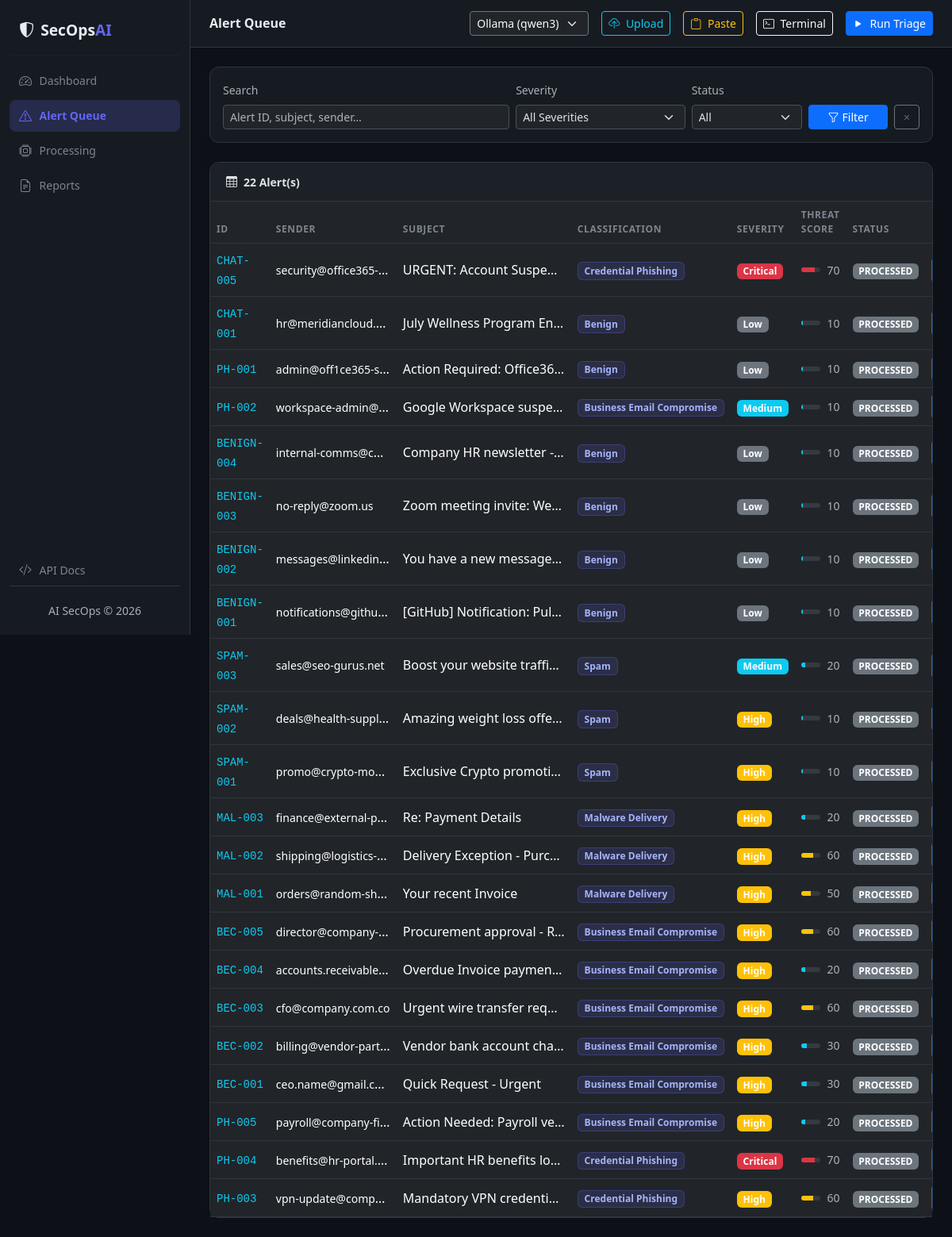
The app's page /alerts/ with its own data.
### tables this page shows
CREATE TABLE alerts (
                    alert_id            TEXT PRIMARY KEY,
                    sender_email        TEXT,
                    sender_display_name TEXT,
                    subject             TEXT,
                    body_text           TEXT,
                    urls                TEXT,
                    attachments         TEXT,
                    spf                 TEXT,
                    dkim                TEXT,
                    dmarc               TEXT,
                    reported_by         TEXT,
                    reported_at         TEXT,
                    classification      TEXT,
                    severity            TEXT,
                    confidence          INTEGER,
                    threat_score        INTEGER,
                    status              TEXT DEFAULT 'NEW',
                    rationale           TEXT,
                    recommended_action  TEXT,
                    social_engineering_tactics TEXT,
                    processed_at        TEXT
                );

### app/routes/alerts.py (the view)
@router.get("/", name="alerts")
async def alert_list(request: Request, severity: str = "", status: str = "", q: str = ""):
    db     = request.app.state.db
    alerts = db.get_all_alerts(
        severity_filter=severity or None,
        status_filter=status or None,
        search=q or None,
    )
    for a in alerts:
        _enrich(a)
    return request.app.state.templates.TemplateResponse("alerts.html", {
        "request":   request,
        "alerts":    alerts,
        "severities": SEVERITIES,
        "severity_filter": severity,
        "status_filter":   status,
        "search":          q,
    })

### app/templates/alerts.html (shortened to what this page needs)
{% extends "base.html" %}
{% block page_title %}Alert Queue{% endblock %}
{% block content %}
<div class="card card-dark mb-4">
  <div class="card-body">
    <form method="GET" action="/alerts/" class="row g-2 align-items-end">
      <div class="col-md-5">
        <label class="form-label small text-muted">Search</label>
        <input class="form-control form-control-sm"
               name="q" placeholder="Alert ID, subject, sender…" value="{{ search }}"/>
      </div>
      <div class="col-md-3">
        <label class="form-label small text-muted">Severity</label>
        <select class="form-select form-select-sm" name="severity">
          <option value="">All Severities</option>
        </select>
      </div>
      <div class="col-md-2">
        <label class="form-label small text-muted">Status</label>
        <select class="form-select form-select-sm" name="status">
          <option value="">All</option>
        </select>
      </div>
      <div class="col-md-2 d-flex gap-2">
        <button type="submit" class="btn btn-sm btn-primary w-100"><i class="bi bi-funnel me-1"></i>Filter</button>
        <a href="/alerts/" class="btn btn-sm btn-outline-secondary"><i class="bi bi-x"></i></a>
      </div>
    </form>
  </div>
</div>
<div class="card card-dark">
  <div class="card-header d-flex justify-content-between align-items-center">
    <span><i class="bi bi-table me-2"></i>{{ alerts|length }} Alert(s)</span>
  </div>
  <div class="card-body p-0">
    <div class="table-responsive">
      <table class="table table-hover mb-0 align-middle">
        <thead>
          <tr>
            <th>ID</th>
            <th>Sender</th>
            <th>Subject</th>
            <th>Classification</th>
            <th>Severity</th>
            <th>Threat Score</th>
            <th>Status</th>
            <th></th>
          </tr>
        </thead>
        <tbody>
        {% for a in alerts %}
        <tr class="alert-row" onclick="window.location='/alerts/{{ a.alert_id }}'">
          <td><code class="text-info">{{ a.alert_id }}</code></td>
          <td class="text-truncate" style="max-width:160px">
            <small>{{ a.sender_email or '—' }}</small>
          </td>
          <td class="text-truncate" style="max-width:220px">{{ a.subject or '—' }}</td>
          <td>
            {% if a.classification %}
            <span class="badge badge-class">{{ a.classification }}</span>
            {% else %}—{% endif %}
          </td>
          <td>
            <span class="badge bg-{{ a.severity_color }}">{{ a.severity or '—' }}</span>
          </td>
          <td>
            {% if a.threat_score is not none %}
            <div class="d-flex align-items-center gap-2">
              <div class="progress flex-grow-1" style="height:6px">
                <div class="progress-bar {% if a.threat_score >= 70 %}bg-danger{% elif a.threat_score >= 40 %}bg-warning{% else %}bg-info{% endif %}"
                     style="width:{{ a.threat_score }}%"></div>
              </div>
              <small class="text-muted">{{ a.threat_score }}</small>
            </div>
            {% else %}—{% endif %}
          </td>
          <td>
            <span class="badge bg-{{ a.status_color }}">{{ a.status }}</span>
          </td>
          <td onclick="event.stopPropagation()">
          </td>
        </tr>
        {% else %}
        <tr><td colspan="8" class="text-center text-muted py-5">
          No alerts found. Click <strong>Run Triage</strong> to process your dataset.
        </td></tr>
        {% endfor %}
        </tbody>
      </table>
    </div>
  </div>
</div>
{% endblock %}

### app/templates/base.html (shortened to what this page needs)
<!DOCTYPE html>
<html lang="en" data-bs-theme="dark">
<head>
  <link href="https://cdn.jsdelivr.net/npm/bootstrap@5.3.3/dist/css/bootstrap.min.css" rel="stylesheet"/>
  <link href="https://cdn.jsdelivr.net/npm/bootstrap-icons@1.11.3/font/bootstrap-icons.min.css" rel="stylesheet"/>
  <link href="/static/css/main.css?v=3" rel="stylesheet"/>
</head>
<body>
<nav id="sidebar" class="d-flex flex-column">
  <div class="sidebar-brand">
    <i class="bi bi-shield-shaded me-2"></i>
    <span>SecOps<span class="brand-accent">AI</span></span>
  </div>
  <hr class="sidebar-divider"/>
  <ul class="nav flex-column gap-1 flex-grow-1">
    <li class="nav-item">
      <a class="nav-link {% if request.url.path == '/' %}active{% endif %}" href="/">
        <i class="bi bi-speedometer2"></i> Dashboard
      </a>
    </li>
    <li class="nav-item">
      <a class="nav-link {% if '/alerts' in request.url.path %}active{% endif %}" href="/alerts/">
        <i class="bi bi-exclamation-triangle"></i> Alert Queue
      </a>
    </li>
    <li class="nav-item">
      <a class="nav-link {% if '/processing' in request.url.path %}active{% endif %}" href="/processing/">
        <i class="bi bi-cpu"></i> Processing
      </a>
    </li>
    <li class="nav-item">
      <a class="nav-link {% if '/reports' in request.url.path %}active{% endif %}" href="/reports/">
        <i class="bi bi-file-earmark-text"></i> Reports
      </a>
    </li>
    <li class="nav-item mt-auto">
      <a class="nav-link" href="/docs" target="_blank">
        <i class="bi bi-code-slash"></i> API Docs
      </a>
    </li>
  </ul>
  <div class="sidebar-footer">
    <div class="text-center text-muted small mt-2">
      AI SecOps &copy; 2026
    </div>
  </div>
</nav>
<div id="main-content">
  <header class="topbar d-flex align-items-center justify-content-between px-4">
    <div class="d-flex align-items-center gap-3">
      <h6 class="mb-0 fw-semibold">{% block page_title %}Dashboard{% endblock %}</h6>
    </div>
    <div class="d-flex align-items-center gap-3">
      <select id="modelSelect" name="model" class="form-select form-select-sm bg-dark text-light border-secondary d-none d-md-inline-block w-auto" hx-preserve>
        <option value="qwen" selected>Ollama (qwen3)</option>
      </select>
      <button class="btn btn-sm btn-outline-info" onclick="document.getElementById('fileUpload').click()">
        <i class="bi bi-cloud-upload me-1"></i> Upload
      </button>
      <button class="btn btn-sm btn-outline-warning" data-bs-toggle="modal" data-bs-target="#pasteModal">
        <i class="bi bi-clipboard me-1"></i> Paste
      </button>
      <button class="btn btn-sm btn-outline-light" data-bs-toggle="offcanvas" data-bs-target="#terminalOffcanvas" aria-controls="terminalOffcanvas">
        <i class="bi bi-terminal me-1"></i> Terminal
      </button>
      <button class="btn btn-sm btn-primary" hx-post="/api/analyze" hx-swap="none" hx-include="#modelSelect"
              onclick="this.innerHTML='<i class=\'bi bi-arrow-repeat spin me-1\'></i> Running…'; this.disabled=true; showToast('Triage Started', 'Processing alerts in the background. Dashboard will auto-update.', 'primary'); setTimeout(()=>{this.innerHTML='<i class=\'bi bi-play-fill me-1\'></i> Run Triage';this.disabled=false},10000)">
        <i class="bi bi-play-fill me-1"></i> Run Triage
      </button>
    </div>
  </header>
  <main class="p-4">
    {% block content %}{% endblock %}
  </main>
</div>
<div class="toast-container position-fixed bottom-0 end-0 p-3" style="z-index: 1055;">
</div>
</body>
</html>

### app/static/css/main.css (style rules this page uses)
:root { --bg: #0d1117; --surface: #161b22; --surface-2: #1c2128; --border: #30363d; --text: #e6edf3; --text-muted: #7d8590; --accent: #6366f1; --accent-glow: rgba(99,102,241,.2); --sidebar-w: 240px; font-family: 'Inter', system-ui, sans-serif; }
html, body { height: 100%; background: var(--bg); color: var(--text); }
#sidebar { position: fixed; top: 0; left: 0; height: 100vh; width: var(--sidebar-w); background: var(--surface); border-right: 1px solid var(--border); padding: 1.25rem .75rem; z-index: 1000; transition: transform .25s ease; }
#main-content { margin-left: var(--sidebar-w); min-height: 100vh; }
.sidebar-brand { font-size: 1.2rem; font-weight: 700; display: flex; align-items: center; padding: .25rem .75rem .75rem; color: var(--text); }
.brand-accent { color: var(--accent); }
.sidebar-divider { border-color: var(--border); margin: .25rem 0 .75rem; }
#sidebar .nav-link { color: var(--text-muted); border-radius: 8px; padding: .5rem .75rem; display: flex; align-items: center; gap: .6rem; font-size: .875rem; font-weight: 500; transition: background .15s, color .15s; }
#sidebar .nav-link.active { background: var(--accent-glow); color: var(--accent); font-weight: 600; }
#sidebar .nav-link i { font-size: 1rem; }
.sidebar-footer { padding-top: .75rem; border-top: 1px solid var(--border); }
.topbar { height: 60px; background: var(--surface); border-bottom: 1px solid var(--border); position: sticky; top: 0; z-index: 900; }
.card-dark { background: var(--surface) !important; border: 1px solid var(--border) !important; border-radius: 12px; }
.card-dark .card-header { background: var(--surface-2) !important; border-bottom: 1px solid var(--border); font-weight: 600; font-size: .875rem; border-radius: 12px 12px 0 0 !important; padding: .85rem 1.25rem; }
.table thead th { font-size: .75rem; text-transform: uppercase; letter-spacing: .05em; color: var(--text-muted); border-bottom: 1px solid var(--border) !important; }
.table td { border-color: var(--border) !important; vertical-align: middle; }
.alert-row { cursor: pointer; transition: background .1s; }
.badge-class { background: rgba(99,102,241,.15); color: #a5b4fc; border: 1px solid rgba(99,102,241,.3); }

### records on screen
alerts: alert_id "CHAT-005", sender_email "security@office365-…", subject "URGENT: Account Suspe…", classification "Credential Phishing", severity "Critical", threat_score "70", status "PROCESSED"
alerts: alert_id "CHAT-001", sender_email "hr@meridiancloud.…", subject "July Wellness Program En…", classification "Benign", severity "Low", threat_score "10", status "PROCESSED"
alerts: alert_id "PH-001", sender_email "admin@off1ce365-s…", subject "Action Required: Office36…", classification "Benign", severity "Low", threat_score "10", status "PROCESSED"
alerts: alert_id "PH-002", sender_email "workspace-admin@…", subject "Google Workspace suspe…", classification "Business Email Compromise", severity "Medium", threat_score "10", status "PROCESSED"
alerts: alert_id "BENIGN-004", sender_email "internal-comms@c…", subject "Company HR newsletter -…", classification "Benign", severity "Low", threat_score "10", status "PROCESSED"
alerts: alert_id "BENIGN-003", sender_email "no-reply@zoom.us", subject "Zoom meeting invite: We…", classification "Benign", severity "Low", threat_score "10", status "PROCESSED"
alerts: alert_id "BENIGN-002", sender_email "messages@linkedin…", subject "You have a new message…", classification "Benign", severity "Low", threat_score "10", status "PROCESSED"
alerts: alert_id "BENIGN-001", sender_email "notifications@githu…", subject "[GitHub] Notification: Pul…", classification "Benign", severity "Low", threat_score "10", status "PROCESSED"
alerts: alert_id "SPAM-003", sender_email "sales@seo-gurus.net", subject "Boost your website traffi…", classification "Spam", severity "Medium", threat_score "20", status "PROCESSED"
alerts: alert_id "SPAM-002", sender_email "deals@health-suppl…", subject "Amazing weight loss offe…", classification "Spam", severity "High", threat_score "10", status "PROCESSED"
alerts: alert_id "SPAM-001", sender_email "promo@crypto-mo…", subject "Exclusive Crypto promoti…", classification "Spam", severity "High", threat_score "10", status "PROCESSED"
alerts: alert_id "MAL-003", sender_email "finance@external-p…", subject "Re: Payment Details", classification "Malware Delivery", severity "High", threat_score "20", status "PROCESSED"
alerts: alert_id "MAL-002", sender_email "shipping@logistics-…", subject "Delivery Exception - Purc…", classification "Malware Delivery", severity "High", threat_score "60", status "PROCESSED"
alerts: alert_id "MAL-001", sender_email "orders@random-sh…", subject "Your recent Invoice", classification "Malware Delivery", severity "High", threat_score "50", status "PROCESSED"
alerts: alert_id "BEC-005", sender_email "director@company-…", subject "Procurement approval - R…", classification "Business Email Compromise", severity "High", threat_score "60", status "PROCESSED"
alerts: alert_id "BEC-004", sender_email "accounts.receivable…", subject "Overdue Invoice paymen…", classification "Business Email Compromise", severity "High", threat_score "20", status "PROCESSED"
alerts: alert_id "BEC-003", sender_email "cfo@company.com.co", subject "Urgent wire transfer req…", classification "Business Email Compromise", severity "High", threat_score "60", status "PROCESSED"
alerts: alert_id "BEC-002", sender_email "billing@vendor-part…", subject "Vendor bank account cha…", classification "Business Email Compromise", severity "High", threat_score "30", status "PROCESSED"
alerts: alert_id "BEC-001", sender_email "ceo.name@gmail.c…", subject "Quick Request - Urgent", classification "Business Email Compromise", severity "High", threat_score "30", status "PROCESSED"
alerts: alert_id "PH-005", sender_email "payroll@company-fi…", subject "Action Needed: Payroll ve…", classification "Business Email Compromise", severity "High", threat_score "20", status "PROCESSED"
alerts: alert_id "PH-004", sender_email "benefits@hr-portal.…", subject "Important HR benefits lo…", classification "Credential Phishing", severity "Critical", threat_score "70", status "PROCESSED"
alerts: alert_id "PH-003", sender_email "vpn-update@comp…", subject "Mandatory VPN credenti…", classification "Credential Phishing", severity "High", threat_score "60", status "PROCESSED"

### other values on screen
{{ alerts|length }} "22"
